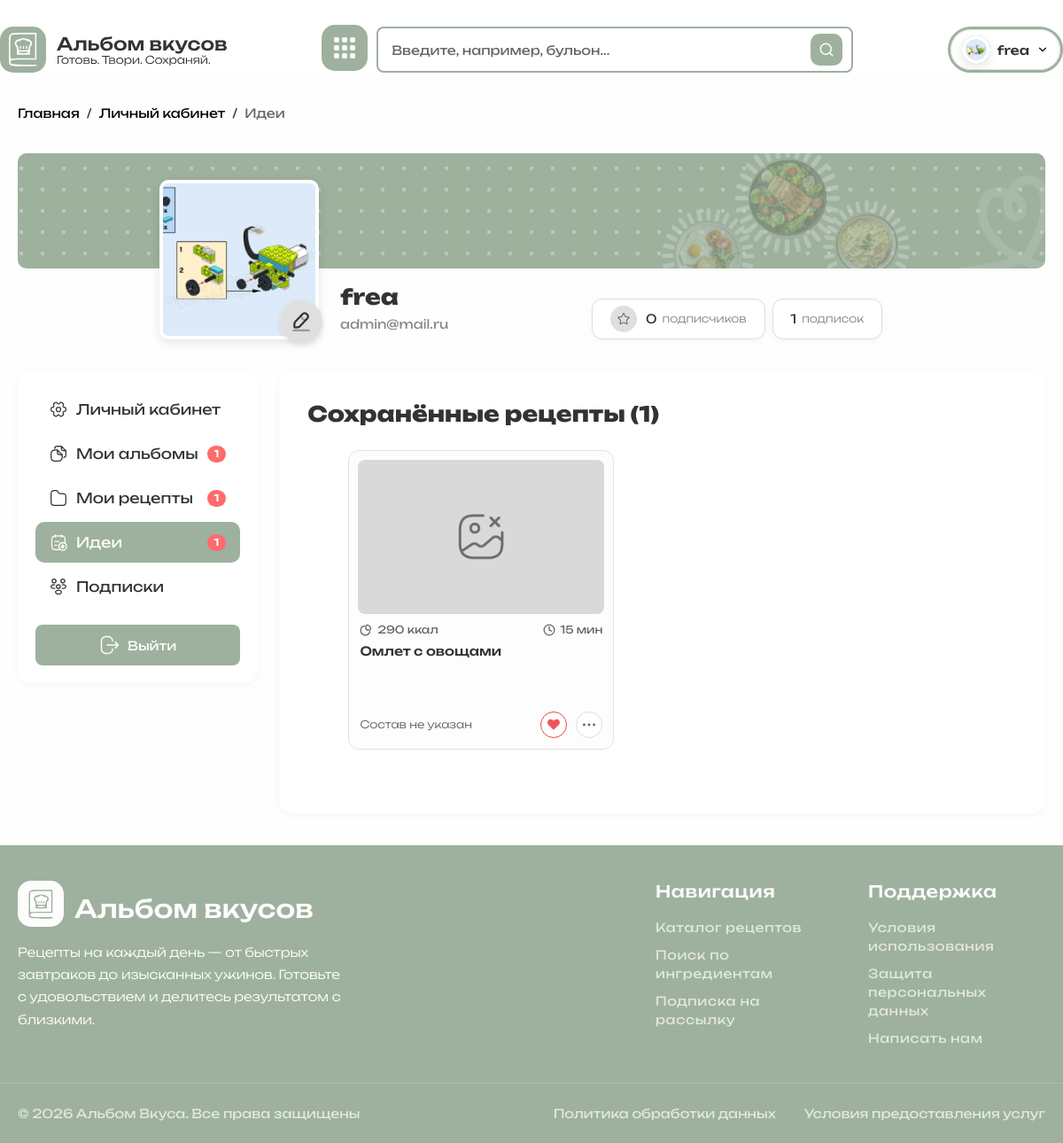
Page /?page=ideas (signed in) on the committed database.
### tables this page shows
CREATE TABLE `users` (
  `id` char(36) NOT NULL DEFAULT (uuid()),
  `email` varchar(255) NOT NULL,
  `password_hash` varchar(255) NOT NULL,
  `username` varchar(50) NOT NULL,
  `avatar_url` text,
  `role` enum('user','admin','moderator') NOT NULL DEFAULT 'user',
  `created_at` datetime NOT NULL DEFAULT CURRENT_TIMESTAMP,
  `updated_at` datetime NOT NULL DEFAULT CURRENT_TIMESTAMP ON UPDATE CURRENT_TIMESTAMP
);

CREATE TABLE `recipes` (
  `id` char(36) NOT NULL DEFAULT (uuid()),
  `title` varchar(255) NOT NULL,
  `description` text,
  `cover_url` text,
  `author_id` char(36) DEFAULT NULL,
  `cooking_time` int DEFAULT NULL,
  `servings` int DEFAULT NULL,
  `calories` int DEFAULT NULL,
  `status` enum('draft','published','hidden','moderation') NOT NULL DEFAULT 'draft',
  `created_at` datetime NOT NULL DEFAULT CURRENT_TIMESTAMP,
  `updated_at` datetime NOT NULL DEFAULT CURRENT_TIMESTAMP ON UPDATE CURRENT_TIMESTAMP,
  `deleted_at` datetime DEFAULT NULL
);

### pages/user/ideas.php (the view, shortened to what this page needs)
<?php
    global $connect;
    $per_page = 12;
    $current_page = isset($_GET['p']) ? max(1, (int)$_GET['p']) : 1;
    $offset = ($current_page - 1) * $per_page;
    $connect->query("SET SESSION group_concat_max_len = 10000");
    $stmt = $connect->prepare("SELECT COUNT(*) FROM user_favorites WHERE user_id = ?");
    $stmt->execute([$_SESSION['user_id']]);
    $total_recipes = (int)$stmt->fetchColumn();
    $stmt = $connect->prepare("
        SELECT
            r.id, r.title, r.description, r.cover_url,
            r.calories, r.cooking_time,
            u.id AS author_id, u.username AS author_name, u.avatar_url AS author_avatar,
            GROUP_CONCAT(CONCAT(ri.name, ' ', ri.amount) ORDER BY ri.order_index ASC SEPARATOR ', ') AS ingredients,
            COUNT(DISTINCT uf2.user_id) AS likes_count,
            uf.created_at AS favorited_at
        FROM user_favorites uf
        INNER JOIN recipes r ON uf.recipe_id = r.id AND r.deleted_at IS NULL
        LEFT JOIN users u ON r.author_id = u.id
        LEFT JOIN recipe_ingredients ri ON r.id = ri.recipe_id
        LEFT JOIN user_favorites uf2 ON r.id = uf2.recipe_id
        WHERE uf.user_id = ?
        GROUP BY r.id, uf.created_at
        ORDER BY uf.created_at DESC
        LIMIT $per_page OFFSET $offset
    ");
    $stmt->execute([$_SESSION['user_id']]);
    $favorite_recipes = $stmt->fetchAll(PDO::FETCH_ASSOC);
?>
<div class="container">
    <nav class="breadcrumbs">
        <a href="?page=main">Главная</a>
        <a href="?page=profile">Личный кабинет</a>
        <span>Идеи</span>
    </nav>
    <?php include __DIR__ . '/../../includes/profile_header.php'; ?>
    <div class="profile_container">
        <?php include __DIR__ . '/../../includes/profile_sidebar.php'; ?>
        <div class="profile_content">
            <h2 class="section_title">Сохранённые рецепты (<?= $total_recipes ?>)</h2>
            <?php if (!empty($favorite_recipes)): ?>
            <div class="recipes_grid" id="favoritesGrid">
                <?php foreach ($favorite_recipes as $recipe): ?>
                <div class="recipe_card" data-recipe-id="<?= $recipe['id'] ?>"
                    data-url="?page=recipe&id=<?= $recipe['id'] ?>">
                    <a href="?page=recipe&id=<?= $recipe['id'] ?>" class="recipe_card_clickable_area">
                        <div class="recipe_card_image">
                            <img src="<?= htmlspecialchars($recipe['cover_url'] ?: 'asset/img/placeholder.png') ?>"
                                alt="<?= htmlspecialchars($recipe['title']) ?>" loading="lazy">
                        </div>
                        <div class="recipe_card_body">
                            <div class="recipe_card_meta">
                                <span class="meta_item">
                                    <img src="asset/img/icon_kkal.svg" alt="kkal">
                                    <?= (int)($recipe['calories'] ?? 0) ?> ккал
                                </span>
                                <span class="meta_item">
                                    <img src="asset/img/icon_clock.svg" alt="time">
                                    <?= (int)($recipe['cooking_time'] ?? 0) ?> мин
                                </span>
                            </div>
                            <h3 class="recipe_card_title"><?= htmlspecialchars($recipe['title']) ?></h3>
                            <div class="recipe_card_footer">
                                <p class="recipe_card_ingredients">
                                    <?= htmlspecialchars(mb_strimwidth($recipe['ingredients'] ?? 'Состав не указан', 0, 50, '...')) ?>
                                </p>
                                <div class="recipe_card_actions">
                                    <button class="btn_icon btn_heart active" title="Убрать из избранного"
                                        data-recipe-id="<?= $recipe['id'] ?>">
                                        <img src="asset/img/icon_heart-active.svg" alt="heart">
                                    </button>
                                    <button class="btn_icon btn_more" title="Ещё" data-toggle="details">
                                        <img src="asset/img/icon_more.svg" alt="more">
                                    </button>
                                </div>
                            </div>
                        </div>
                    </a>
                </div>
                <?php endforeach; ?>
            </div>
            <?php endif; ?>
        </div>
    </div>
</div>

### includes/header.php (shortened to what this page needs)
<?php
    global $connect;
    $is_logged_in = isset($_SESSION['user_id']) && !empty($_SESSION['user_id']);
    $username = '';
    $avatar_letter = '';
    $user = null;
    if ($is_logged_in) {
        $stmt = $connect->prepare("
            SELECT username, avatar_url, role
            FROM users
            WHERE id = ?
        ");
        $stmt->execute([$_SESSION['user_id']]);
        $user = $stmt->fetch(PDO::FETCH_ASSOC);
        if ($user) {
            $username = $user['username'];
            $avatar_letter = mb_strtoupper(mb_substr($username, 0, 1));
        } else {
            $is_logged_in = false;
            session_unset();
            session_destroy();
        }
    }
?>
<header class="v2 desktop_header">
    <div class="header_container">
        <a href="?page=main">
            <div class="logo_container"></div>
        </a>
        <div class="search_block">
            <a href="?page=categories"><button class="menu_btn" aria-label="Категории"></button></a>
            <div class="search_input" id="headerSearchWrapper">
                <form class="header_search_form" id="headerSearchForm">
                    <input type="text" name="q" placeholder="Введите, например, бульон..." id="headerSearchInput"
                        autocomplete="off">
                </form>
            </div>
        </div>
        <div class="auth_buttons">
            <?php if ($is_logged_in): ?>
            <div class="user_menu" id="userMenu">
                <button class="user_menu_toggle" id="userMenuToggle" aria-label="Меню пользователя">
                    <div class="user_avatar_mini">
                        <?php if (!empty($user['avatar_url'])): ?>
                        <img class='profile_avatar' src="<?= htmlspecialchars($user['avatar_url']) ?>" alt="Аватар">
                        <?php else: ?>
                        <span><?= htmlspecialchars($avatar_letter) ?></span>
                        <?php endif; ?>
                    </div>
                    <span class="user_name_mini"><?= htmlspecialchars($username) ?></span>
                    <svg class="chevron_mini" width="14" height="14" viewBox="0 0 24 24" fill="none"
                        stroke="currentColor" stroke-width="2" stroke-linecap="round">
                        <polyline points="6 9 12 15 18 9" />
                    </svg>
                </button>
            </div>
            <?php else: ?>
            <a href="#" class="auth-btn active" id="loginBtn">Войти</a>
            <a href="#" class="auth-btn" id="registerBtn">Регистрация</a>
            <?php endif; ?>
        </div>
    </div>
</header>

### includes/profile_header.php (shortened to what this page needs)
<?php
    global $connect;
    $stmt = $connect->prepare("
        SELECT id, username, email, avatar_url, role, created_at
        FROM users
        WHERE id = ?
    ");
    $stmt->execute([$_SESSION['user_id']]);
    $user = $stmt->fetch(PDO::FETCH_ASSOC);
    $stmt = $connect->prepare("SELECT COUNT(*) FROM subscriptions WHERE following_id = ?");
    $stmt->execute([$user['id']]);
    $followers_count = (int)$stmt->fetchColumn();
    $stmt = $connect->prepare("SELECT COUNT(*) FROM subscriptions WHERE follower_id = ?");
    $stmt->execute([$user['id']]);
    $following_count = (int)$stmt->fetchColumn();
    $avatar_letter = mb_strtoupper(mb_substr($user['username'], 0, 1));
?>
<div class="profile_header">
    <div class="profile_cover">
        <img src="asset/img/profile_cover.png" alt="Фон профиля">
    </div>
    <div class="profile_info">
        <div class="profile_avatar_wrapper">
            <div class="profile_avatar">
                <?php if (!empty($user['avatar_url'])): ?>
                <img src="<?= htmlspecialchars($user['avatar_url']) ?>" alt="Аватар">
                <?php else: ?>
                <span class="avatar_letter"><?= htmlspecialchars($avatar_letter) ?></span>
                <?php endif; ?>
            </div>
            <button class="avatar_edit" title="Изменить аватар" id="avatarEditBtn">
                <img src="asset/img/icon_edit_user.svg" alt="">
            </button>
        </div>
        <div class="profile_text">
            <h1 class="profile_username"><?= htmlspecialchars($user['username']) ?></h1>
            <p class="profile_email"><?= htmlspecialchars($user['email']) ?></p>
        </div>
        <div class="profile_stats">
            <button class="stat_button" onclick="window.location.href='?page=subscriptions&tab=followers'">
                <img src="asset/img/icon_star.svg" alt="">
                <div class="stat_info">
                    <span class="stat_count"><?= $followers_count ?></span>
                    <span class="stat_label">подписчиков</span>
                </div>
            </button>
            <button class="stat_button" onclick="window.location.href='?page=subscriptions'">
                <div class="stat_info">
                    <span class="stat_count"><?= $following_count ?></span>
                    <span class="stat_label">подписок</span>
                </div>
            </button>
        </div>
    </div>
</div>

### rows in the picture
users: avatar_url (picture), username "frea", email "admin@mail.ru"
recipes: calories "290", cooking_time "15", title "Омлет с овощами", ingredients "Состав не указан"

### other values in the picture
$followers_count "0"
$following_count "1"
$albums_count "1"
$my_recipes_count "1"
$favorites_count "1"
$total_recipes "1"
